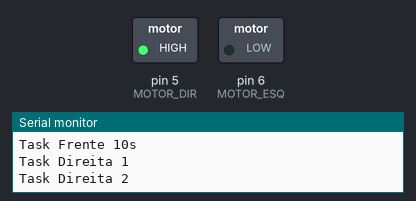
The sketch below on a simulated Arduino Uno, built with avr-gcc and run on an emulated ATmega328P. On the bench: switched loads named in the sketch (green lamp = pin HIGH), the last lines printed to the serial monitor.

Above: at 0.1 s.
At 126.1 s:
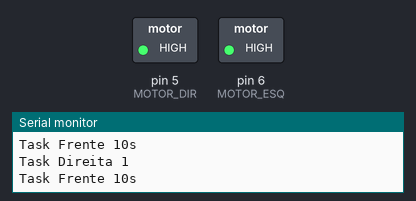
Timing chart, 0 to 127.6 s (numbered marks = the images above):
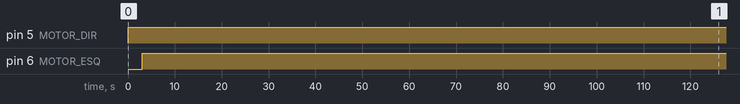

The sketch:

Carro_Autonomo_cenario2.ino
```cpp
/*
  Cenario 1
    Carro faz uma volta completa no quadrante esquerdo
  Tarefas:
      Esquerda -> O carro faz uma curva a esquerda. Tempo = 3 segundos
      Frente -> O carro segue em frente. Tempo = 13 segundos


*/

#include <Arduino_FreeRTOS.h>

// --- Variaveis globais ---
#define MOTOR_ESQ 6
#define MOTOR_DIR 5
static int tempo = 668;
static int i = 0;

// --- Variaveis globais ---

// --- Tarefas ---
void TaskFrente5( void *pvParameters );
void TaskFrente10( void *pvParameters );
void TaskDireita1( void *pvParameters );
void TaskDireita2( void *pvParameters );
// --- Tarefas ---

void setup() {

  Serial.begin(9600);

  while (!Serial) {
    // Espera o serial
  }
    xTaskCreate(
    TaskFrente10                    // Ponteiro para a funcao
    ,  (const portCHAR *)"Frente10"   // Nome da Task
    ,  128                          // Words de memoria alocada
    ,  NULL                         // Parametros que devem ser passados a tarefa na sua inicializacao
    ,  3                            // Prioridade da tarefa
    ,  NULL );                      // Handle da tarefa, opcional

  /*  xTaskCreate(
    TaskFrente5                    // Ponteiro para a funcao
    ,  (const portCHAR *)"Frente10"   // Nome da Task
    ,  128                          // Words de memoria alocada
    ,  NULL                         // Parametros que devem ser passados a tarefa na sua inicializacao
    ,  3                            // Prioridade da tarefa
    ,  NULL );                      // Handle da tarefa, opcional*/


    xTaskCreate(
    TaskDireita1                     // Ponteiro para a funcao
    ,  (const portCHAR *)"Direita1" // Nome da Task
    ,  128                          // Words de memoria alocada
    ,  NULL                         // Parametros que devem ser passados a tarefa na sua inicializacao
    ,  0                            // Prioridade da tarefa
    ,  NULL );                      // Handle da tarefa, opcional

    xTaskCreate(
    TaskDireita2                     // Ponteiro para a funcao
    ,  (const portCHAR *)"Direita2" // Nome da Task
    ,  128                          // Words de memoria alocada
    ,  NULL                         // Parametros que devem ser passados a tarefa na sua inicializacao
    ,  0                            // Prioridade da tarefa
    ,  NULL );                      // Handle da tarefa, opcional


  // Definindo os motores como saída
  pinMode(MOTOR_ESQ, OUTPUT);
  pinMode(MOTOR_DIR, OUTPUT);
}

void loop()
{
  // Nao usado
}


/*--------------------------------------------------*/
/*---------------------- Tarefa --------------------*/
/*--------------------------------------------------*/

void TaskFrente10(void *pvParameters)
{
  (void) pvParameters;

  for(;;)  {
    taskENTER_CRITICAL();
    Serial.println("Task Frente 10s");
    digitalWrite(MOTOR_DIR, HIGH);
    digitalWrite(MOTOR_ESQ, HIGH);
    vTaskDelay( 200 );
    taskEXIT_CRITICAL();
  }
}

void TaskDireita1(void *pvParameters)
{
  (void) pvParameters;

  for (;;)
  {
    taskENTER_CRITICAL();
    Serial.println("Task Direita 1");
    digitalWrite(MOTOR_DIR, HIGH);
    digitalWrite(MOTOR_ESQ, LOW);
    vTaskDelay(  600 );
    taskEXIT_CRITICAL();

  }
}


void TaskDireita2(void *pvParameters)
{
  (void) pvParameters;

  for (;;)
  {
    taskENTER_CRITICAL();
    Serial.println("Task Direita 2");
    digitalWrite(MOTOR_DIR, HIGH);
    digitalWrite(MOTOR_ESQ, LOW);
    vTaskDelay(  1000 );
    taskEXIT_CRITICAL();

  }
}
```

Measured:
- by itself, pin 5 (MOTOR_DIR): LOW → HIGH at 0.00 s
- by itself, pin 6 (MOTOR_ESQ): LOW → HIGH at 3.0 s
